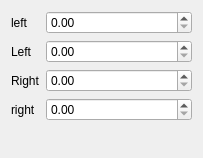
           <widget class="QWidget" name="page_4">
            <property name="geometry">
             <rect>
              <x>0</x>
              <y>0</y>
              <width>203</width>
              <height>158</height>
             </rect>
            </property>
            <property name="sizePolicy">
             <sizepolicy hsizetype="MinimumExpanding" vsizetype="MinimumExpanding">
              <horstretch>0</horstretch>
              <verstretch>0</verstretch>
             </sizepolicy>
            </property>
            <property name="autoFillBackground">
             <bool>true</bool>
            </property>
            <attribute name="label">
             <string>Pi-Shape</string>
            </attribute>
            <layout class="QFormLayout" name="formLayout_12">
             <item row="0" column="0">
              <widget class="QLabel" name="label_10">
               <property name="text">
                <string>left</string>
               </property>
              </widget>
             </item>
             <item row="0" column="1">
              <widget class="QDoubleSpinBox" name="sbx_pishape_bl"/>
             </item>
             <item row="1" column="0">
              <widget class="QLabel" name="label_11">
               <property name="text">
                <string>Left</string>
               </property>
              </widget>
             </item>
             <item row="1" column="1">
              <widget class="QDoubleSpinBox" name="sbx_pishape_tl"/>
             </item>
             <item row="2" column="0">
              <widget class="QLabel" name="label_12">
               <property name="text">
                <string>Right</string>
               </property>
              </widget>
             </item>
             <item row="2" column="1">
              <widget class="QDoubleSpinBox" name="sbx_pishape_tr"/>
             </item>
             <item row="3" column="0">
              <widget class="QLabel" name="label_13">
               <property name="text">
                <string>right</string>
               </property>
              </widget>
             </item>
             <item row="3" column="1">
              <widget class="QDoubleSpinBox" name="sbx_pishape_br"/>
             </item>
            </layout>
           </widget>
